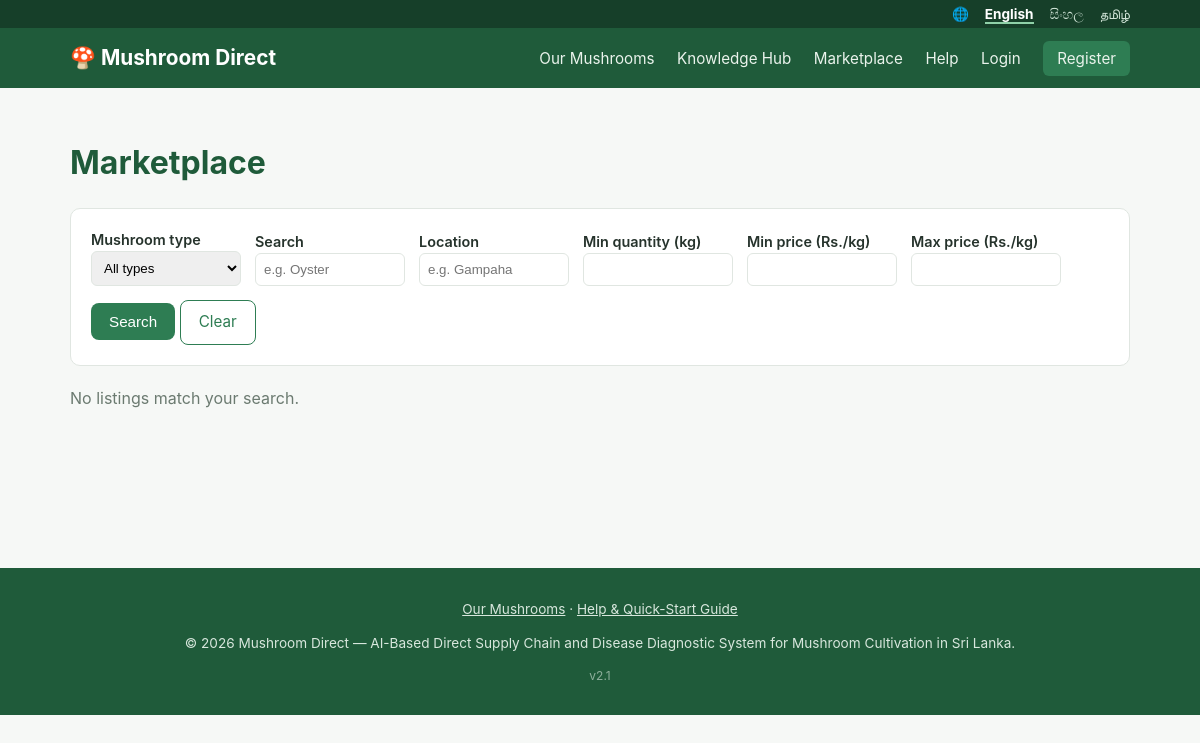
Before: /buyer/marketplace.php with the older database file.
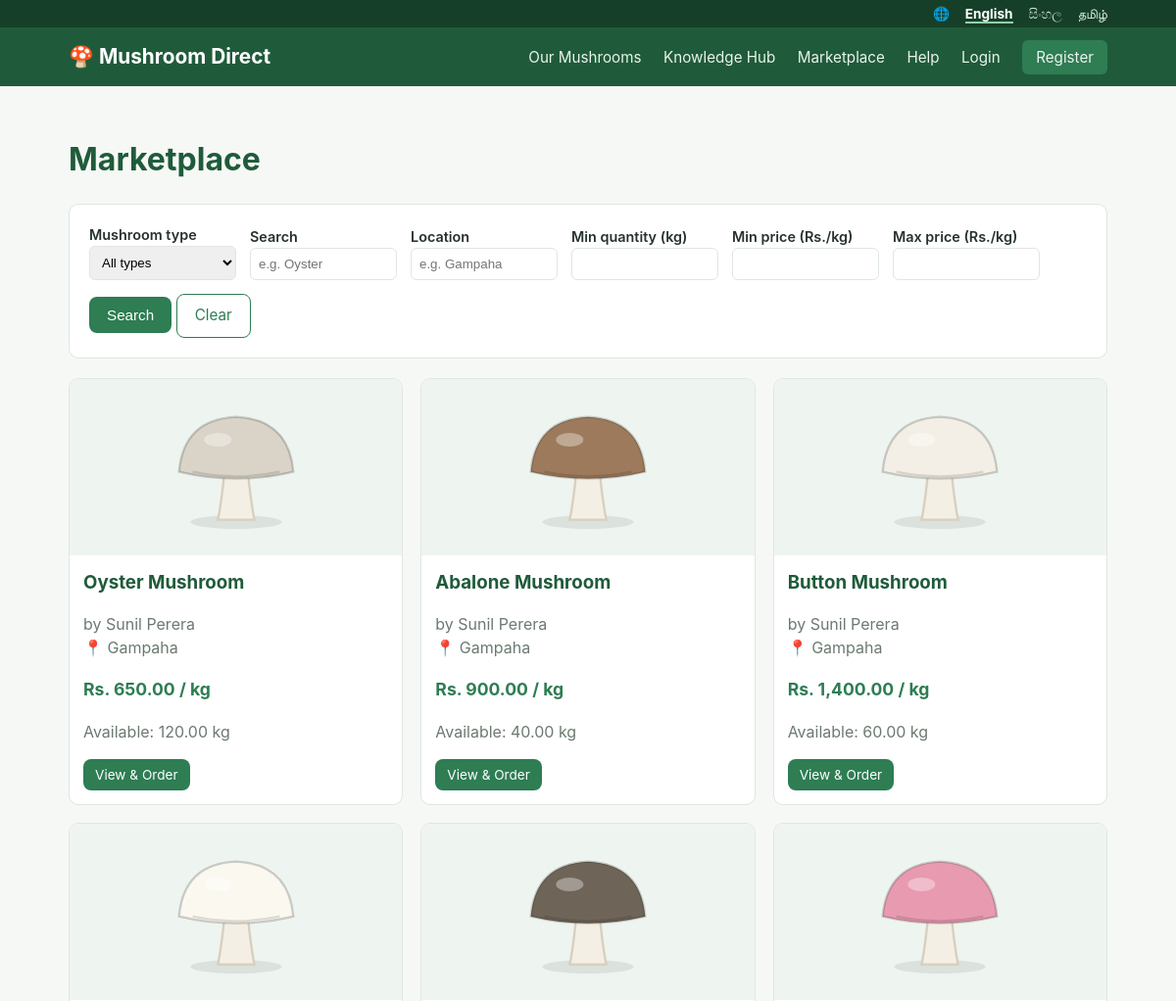
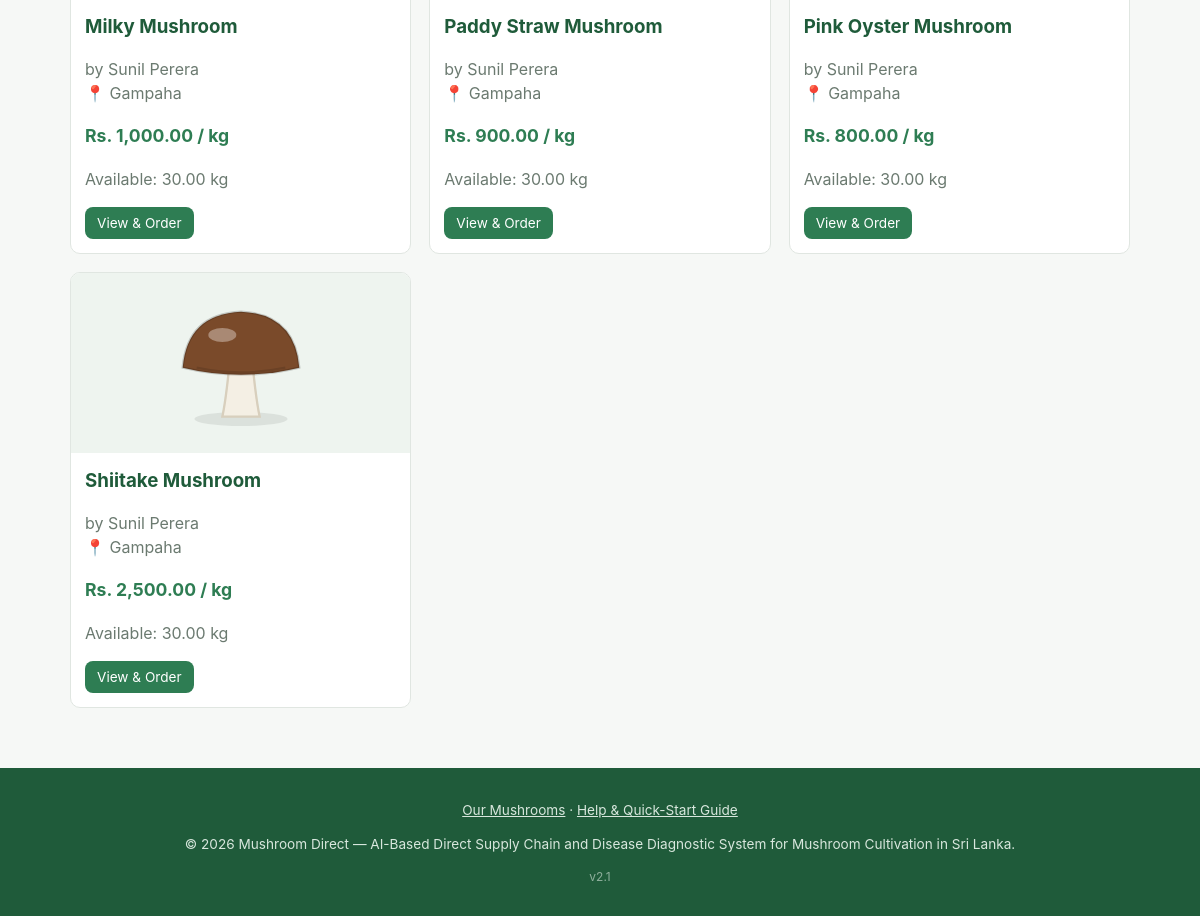
After: the same page with the newer database file (2 pictures, top to bottom).
### tables this page shows
CREATE TABLE listings (
  id INT AUTO_INCREMENT PRIMARY KEY,
  farmer_id INT NOT NULL,
  mushroom_type_id INT NULL,
  mushroom_type VARCHAR(100) NOT NULL,
  description TEXT,
  quantity_kg DECIMAL(10,2) NOT NULL,
  price_per_kg DECIMAL(10,2) NOT NULL,
  harvest_date DATE NULL,
  location VARCHAR(100) NULL COMMENT 'District / town of the farm (FR-MKT.3 filter)',
  image VARCHAR(255),
  status ENUM('active','sold_out','removed') NOT NULL DEFAULT 'active',
  created_at TIMESTAMP DEFAULT CURRENT_TIMESTAMP,
  FOREIGN KEY (farmer_id) REFERENCES users(id) ON DELETE CASCADE,
  FOREIGN KEY (mushroom_type_id) REFERENCES mushroom_types(id) ON DELETE SET NULL
);

CREATE TABLE users (
  id INT AUTO_INCREMENT PRIMARY KEY,
  role ENUM('farmer','buyer','admin','expert') NOT NULL,
  full_name VARCHAR(150) NOT NULL,
  email VARCHAR(150) NOT NULL UNIQUE,
  phone VARCHAR(20),
  password_hash VARCHAR(255) NOT NULL,
  business_name VARCHAR(150) NULL COMMENT 'Farm name (farmer) or Hotel/Restaurant name (buyer)',
  address VARCHAR(255),
  profile_image VARCHAR(255),
  is_verified TINYINT(1) NOT NULL DEFAULT 0,
  otp_code VARCHAR(255) NULL COMMENT 'Hashed one-time verification code (FR-AUTH.2)',
  otp_expires_at DATETIME NULL,
  reset_token VARCHAR(255) NULL COMMENT 'Hashed password-reset token (FR-AUTH.4)',
  reset_expires_at DATETIME NULL,
  status ENUM('active','suspended') NOT NULL DEFAULT 'active',
  created_at TIMESTAMP DEFAULT CURRENT_TIMESTAMP
);

### buyer/marketplace.php (the view, shortened to what the changed rows need)
<?php
require_once __DIR__ . '/../includes/bootstrap.php';
$sql = "SELECT l.*, u.full_name AS farmer_name, u.address AS farmer_address, " . LISTING_TYPE_COLUMNS . ",
               (SELECT AVG(r.rating) FROM reviews r WHERE r.farmer_id = l.farmer_id) AS farmer_rating
        FROM listings l
        JOIN users u ON u.id = l.farmer_id
        LEFT JOIN mushroom_types mt ON mt.id = l.mushroom_type_id
        WHERE l.status = 'active' AND u.status = 'active'";
$params = [];
$sql .= ' ORDER BY l.created_at DESC';
$stmt = $pdo->prepare($sql);
$stmt->execute($params);
$listings = $stmt->fetchAll();
include __DIR__ . '/../includes/header.php';
?>
<h1><?= te('nav.marketplace') ?></h1>
<form class="card filter-form" method="get" action="">
  <div>
  </div>
  <div>
  </div>
  <div>
  </div>
  <div>
  </div>
  <div>
  </div>
  <div>
  </div>
  <div class="filter-actions">
  </div>
</form>
<?php if (!$listings): ?>
  <p class="muted"><?= te('market.none') ?></p>
<?php else: ?>
  <div class="grid">
    <?php foreach ($listings as $l): ?>
      <div class="listing-card">
        <?= listing_picture($l) ?>
        <div class="body">
          <h3 style="margin: 0 0 4px;"><?= e(listing_title($l)) ?></h3>
          <p class="muted"><?= te('common.by', ['name' => $l['farmer_name']]) ?>
            <?php if ($l['location'] ?: $l['farmer_address']): ?><br>📍 <?= e($l['location'] ?: $l['farmer_address']) ?><?php endif; ?></p>
          <p class="price"><?= format_money($l['price_per_kg']) ?> <?= te('common.per_kg') ?></p>
          <p class="muted"><?= te('common.available', ['qty' => $l['quantity_kg']]) ?></p>
          <a href="<?= BASE_URL ?>/buyer/listing_view.php?id=<?= (int) $l['id'] ?>" class="btn btn-small"><?= te('market.view_order') ?></a>
        </div>
      </div>
    <?php endforeach; ?>
  </div>
<?php endif; ?>
<?php include __DIR__ . '/../includes/footer.php'; ?>

### includes/header.php (shortened to what the changed rows need)
<?php
$lang = current_lang();
?>
<!DOCTYPE html>
<html lang="<?= e($lang) ?>">
<head>
<link rel="stylesheet" href="<?= BASE_URL ?>/assets/css/style.css">
</head>
<body class="lang-<?= e($lang) ?>">
<div class="lang-bar">
  <div class="container">
    🌐
    <?php foreach (LANGUAGES as $code => $label): ?>
      <a href="<?= e(lang_url($code)) ?>" class="<?= $code === $lang ? 'active' : '' ?>"><?= e($label) ?></a>
    <?php endforeach; ?>
  </div>
</div>
<main class="container page-main">

### includes/functions.php (shortened to what the changed rows need)
<?php
function e($value) {
    return htmlspecialchars((string) $value, ENT_QUOTES, 'UTF-8');
}
function format_money($amount) {
    return 'Rs. ' . number_format((float) $amount, 2);
}
function current_lang() {
    static $lang = null;
    if ($lang === null) {
        $lang = $_SESSION['lang'] ?? ($_COOKIE['lang'] ?? 'en');
    }
    return $lang;
}
function set_lang_from_request() {
    $lang = $_GET['lang'] ?? null;
}
function t($key, array $vars = []) {
    static $strings = [];
    $lang = current_lang();
    if (!isset($strings[$lang])) {
        $strings['en'] = $strings['en'] ?? require __DIR__ . '/../lang/en.php';
        $strings[$lang] = $lang === 'en' ? $strings['en'] : require __DIR__ . '/../lang/' . $lang . '.php';
    }
    $text = $strings[$lang][$key] ?? ($strings['en'][$key] ?? $key);
    foreach ($vars as $name => $value) {
        $text = str_replace('{' . $name . '}', (string) $value, $text);
    }
    return $text;
}
function te($key, array $vars = []) {
    return e(t($key, $vars));
}
function tr_field($row, $field) {
    $lang = current_lang();
    return $row[$field] ?? '';
}
function lang_url($code) {
    $query = $_GET;
    $query['lang'] = $code;
    return strtok($_SERVER['REQUEST_URI'] ?? '', '?') . '?' . http_build_query($query);
}
function mushroom_picture($type, $size = 150) {
    $cap = preg_match('/^#[0-9a-f]{6}$/i', $type['color'] ?? '') ? $type['color'] : '#c9b79c';
    return '<svg width="' . (int) $size . '" height="' . (int) $size . '" viewBox="0 0 120 120" role="img" aria-label="' . e(tr_field($type, 'name')) . '">'
        . '<ellipse cx="60" cy="108" rx="40" ry="6" fill="#000" opacity=".08"/>'
        . '<path d="M50 62 Q47 92 44 106 L76 106 Q73 92 70 62 Z" fill="#f4efe4" stroke="#d8cfbd" stroke-width="2"/>'
        . '<path d="M10 64 Q14 18 60 16 Q106 18 110 64 Q60 76 10 64 Z" fill="' . $cap . '" stroke="rgba(0,0,0,.18)" stroke-width="2"/>'
        . '<path d="M22 64 Q60 72 98 64" stroke="rgba(0,0,0,.12)" stroke-width="2" fill="none"/>'
        . '<ellipse cx="44" cy="36" rx="12" ry="6" fill="#fff" opacity=".35"/>'
        . '</svg>';
}
function listing_title($listing) {
    $lang = current_lang();
    return $listing['mushroom_type'];
}
function listing_picture($listing, $size = 140) {
    return '<div class="pic-fallback">' . mushroom_picture(['name' => listing_title($listing), 'color' => $listing['mt_color'] ?? null], $size) . '</div>';
}

Changed rows visible on the page:
added listings: mushroom_type "Oyster Mushroom", farmer.full_name "by Sunil Perera", location "Gampaha", price_per_kg "Rs. 650.00", quantity_kg "Available: 120.00 kg"
added listings: mushroom_type "Abalone Mushroom", farmer.full_name "by Sunil Perera", location "Gampaha", price_per_kg "Rs. 900.00", quantity_kg "Available: 40.00 kg"
added listings: mushroom_type "Button Mushroom", farmer.full_name "by Sunil Perera", location "Gampaha", price_per_kg "Rs. 1,400.00", quantity_kg "Available: 60.00 kg"
added listings: mushroom_type "Milky Mushroom", farmer.full_name "by Sunil Perera", location "Gampaha", price_per_kg "Rs. 1,000.00", quantity_kg "Available: 30.00 kg"
added listings: mushroom_type "Paddy Straw Mushroom", farmer.full_name "by Sunil Perera", location "Gampaha", price_per_kg "Rs. 900.00", quantity_kg "Available: 30.00 kg"
added listings: mushroom_type "Pink Oyster Mushroom", farmer.full_name "by Sunil Perera", location "Gampaha", price_per_kg "Rs. 800.00", quantity_kg "Available: 30.00 kg"
added listings: mushroom_type "Shiitake Mushroom", farmer.full_name "by Sunil Perera", location "Gampaha", price_per_kg "Rs. 2,500.00", quantity_kg "Available: 30.00 kg"
Other visible differences:
te('market.none'): "No listings match your search." → (not shown)
